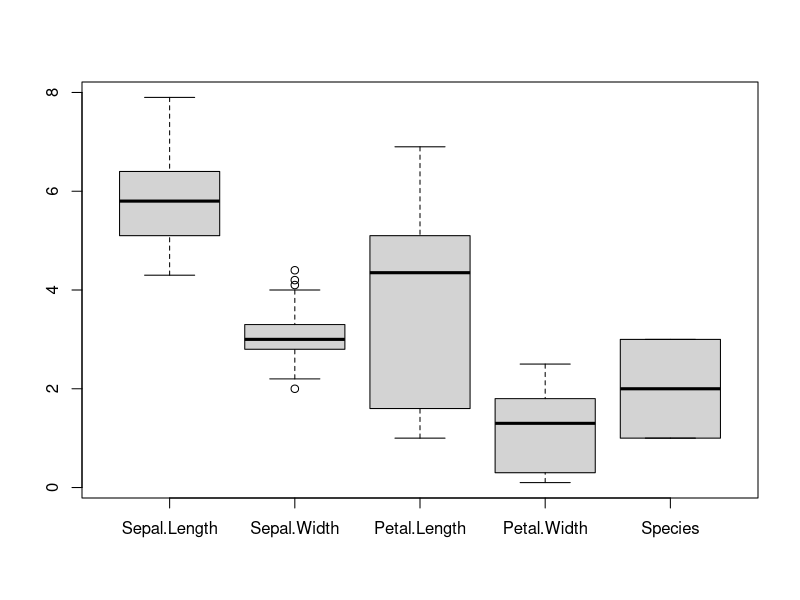
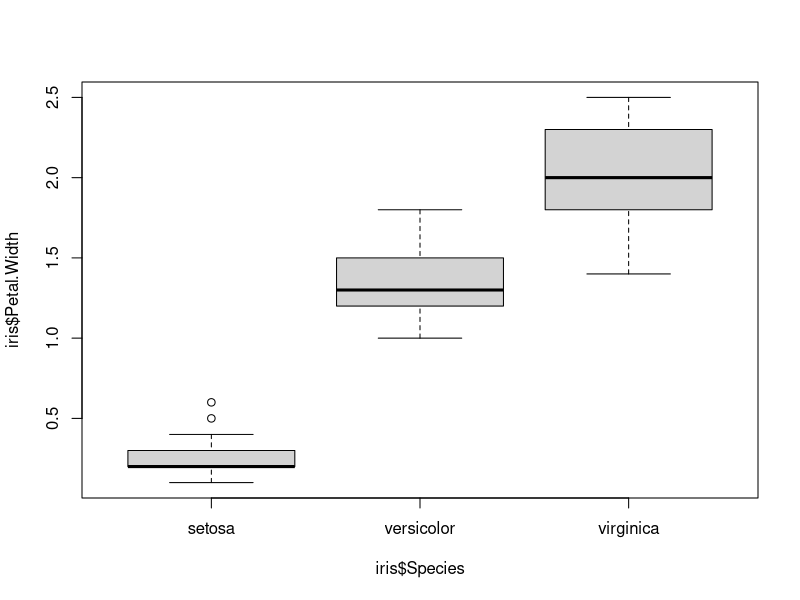
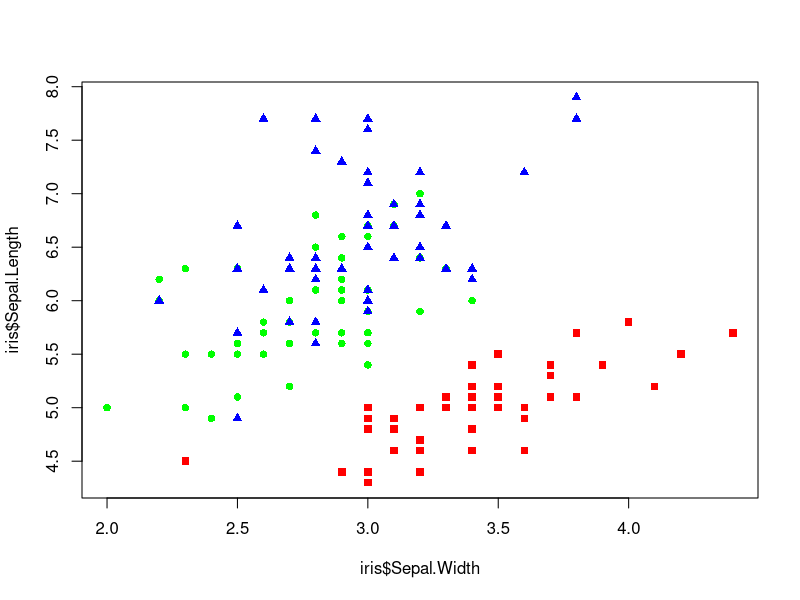

Generate these figures, in order, with R:
iris

mode(iris$Species)
class(iris$Species)

iris$Species

summary(iris$Species)

nlevels(iris$Species)
levels(iris$Species)

as.numeric(iris$Species)

iris[iris$Species == "virginica",]




boxplot(iris)
boxplot(iris$Petal.Width~iris$Species)







#Plot Sepal.Width against Sepal.Length per Species








colors = rainbow(nlevels(iris$Species))
plot(x=iris$Sepal.Width, y=iris$Sepal.Length,type="n")
for(i in 1:nlevels(iris$Species)){
  points(x=iris[as.numeric(iris$Species)== i,"Sepal.Width"],y=iris[as.numeric(iris$Species)== i,"Sepal.Length"],pch=14+i,col=(colors[i]))
}



